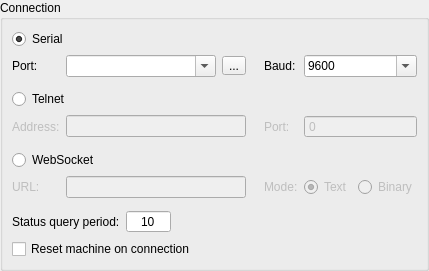
           <widget class="QWidget" name="pageConnection">
            <layout class="QVBoxLayout" name="verticalLayout_11" stretch="0,1">
             <property name="leftMargin">
              <number>0</number>
             </property>
             <property name="topMargin">
              <number>0</number>
             </property>
             <property name="rightMargin">
              <number>0</number>
             </property>
             <property name="bottomMargin">
              <number>0</number>
             </property>
             <item>
              <widget class="QGroupBox" name="grpConnection">
               <property name="title">
                <string>Connection</string>
               </property>
               <layout class="QVBoxLayout" name="verticalLayout">
                <item>
                 <layout class="QGridLayout" name="gridLayout_8" columnstretch="0,1,0,0,1">
                  <item row="4" column="4">
                   <widget class="QSpinBox" name="spbTelnetPort">
                    <property name="enabled">
                     <bool>false</bool>
                    </property>
                    <property name="buttonSymbols">
                     <enum>QAbstractSpinBox::NoButtons</enum>
                    </property>
                    <property name="maximum">
                     <number>65535</number>
                    </property>
                   </widget>
                  </item>
                  <item row="1" column="2">
                   <spacer name="horizontalSpacer_7">
                    <property name="orientation">
                     <enum>Qt::Horizontal</enum>
                    </property>
                    <property name="sizeType">
                     <enum>QSizePolicy::Fixed</enum>
                    </property>
                    <property name="sizeHint" stdset="0">
                     <size>
                      <width>6</width>
                      <height>20</height>
                     </size>
                    </property>
                   </spacer>
                  </item>
                  <item row="4" column="1">
                   <widget class="QLineEdit" name="txtTelnetAddress">
                    <property name="enabled">
                     <bool>false</bool>
                    </property>
                   </widget>
                  </item>
                  <item row="0" column="0" colspan="5">
                   <widget class="QRadioButton" name="radConnectionSerial">
                    <property name="text">
                     <string>Serial</string>
                    </property>
                    <property name="checked">
                     <bool>true</bool>
                    </property>
                   </widget>
                  </item>
                  <item row="6" column="0" colspan="5">
                   <widget class="QRadioButton" name="radConnectionWebSocket">
                    <property name="text">
                     <string>WebSocket</string>
                    </property>
                   </widget>
                  </item>
                  <item row="1" column="4">
                   <widget class="QComboBox" name="cboBaud">
                    <property name="editable">
                     <bool>true</bool>
                    </property>
                    <property name="currentText">
                     <string>9600</string>
                    </property>
                    <item>
                     <property name="text">
                      <string>9600</string>
                     </property>
                    </item>
                    <item>
                     <property name="text">
                      <string>14400</string>
                     </property>
                    </item>
                    <item>
                     <property name="text">
                      <string>19200</string>
                     </property>
                    </item>
                    <item>
                     <property name="text">
                      <string>38400</string>
                     </property>
                    </item>
                    <item>
                     <property name="text">
                      <string>57600</string>
                     </property>
                    </item>
                    <item>
                     <property name="text">
                      <string>115200</string>
                     </property>
                    </item>
                    <item>
                     <property name="text">
                      <string>250000</string>
                     </property>
                    </item>
                   </widget>
                  </item>
                  <item row="2" column="0">
                   <spacer name="verticalSpacer_9">
                    <property name="orientation">
                     <enum>Qt::Vertical</enum>
                    </property>
                    <property name="sizeType">
                     <enum>QSizePolicy::Fixed</enum>
                    </property>
                    <property name="sizeHint" stdset="0">
                     <size>
                      <width>0</width>
                      <height>6</height>
                     </size>
                    </property>
                   </spacer>
                  </item>
                  <item row="4" column="3">
                   <widget class="QLabel" name="label_34">
                    <property name="enabled">
                     <bool>false</bool>
                    </property>
                    <property name="text">
                     <string>Port:</string>
                    </property>
                   </widget>
                  </item>
                  <item row="1" column="0">
                   <widget class="QLabel" name="label">
                    <property name="text">
                     <string>Port:</string>
                    </property>
                   </widget>
                  </item>
                  <item row="1" column="1">
                   <layout class="QHBoxLayout" name="horizontalLayout_3" stretch="0,0">
                    <item>
                     <widget class="QComboBox" name="cboPort">
                      <property name="minimumSize">
                       <size>
                        <width>150</width>
                        <height>0</height>
                       </size>
                      </property>
                      <property name="editable">
                       <bool>true</bool>
                      </property>
                     </widget>
                    </item>
                    <item>
                     <widget class="QToolButton" name="cmdRefresh">
                      <property name="styleSheet">
                       <string notr="true">padding: 0 1 0 2;</string>
                      </property>
                      <property name="text">
                       <string>...</string>
                      </property>
                      <property name="icon">
                       <iconset resource="images.qrc">
                        <normaloff>:/images/restart.png</normaloff>:/images/restart.png</iconset>
                      </property>
                     </widget>
                    </item>
                   </layout>
                  </item>
                  <item row="7" column="1">
                   <widget class="QLineEdit" name="txtWebSocketUrl">
                    <property name="enabled">
                     <bool>false</bool>
                    </property>
                   </widget>
                  </item>
                  <item row="1" column="3">
                   <widget class="QLabel" name="label_2">
                    <property name="text">
                     <string>Baud:</string>
                    </property>
                   </widget>
                  </item>
                  <item row="4" column="0">
                   <widget class="QLabel" name="label_17">
                    <property name="enabled">
                     <bool>false</bool>
                    </property>
                    <property name="text">
                     <string>Address:</string>
                    </property>
                   </widget>
                  </item>
                  <item row="3" column="0" colspan="5">
                   <widget class="QRadioButton" name="radConnectionTelnet">
                    <property name="text">
                     <string>Telnet</string>
                    </property>
                   </widget>
                  </item>
                  <item row="7" column="0">
                   <widget class="QLabel" name="label_36">
                    <property name="enabled">
                     <bool>false</bool>
                    </property>
                    <property name="text">
                     <string>URL:</string>
                    </property>
                   </widget>
                  </item>
                  <item row="5" column="0">
                   <spacer name="verticalSpacer_13">
                    <property name="orientation">
                     <enum>Qt::Vertical</enum>
                    </property>
                    <property name="sizeType">
                     <enum>QSizePolicy::Fixed</enum>
                    </property>
                    <property name="sizeHint" stdset="0">
                     <size>
                      <width>0</width>
                      <height>6</height>
                     </size>
                    </property>
                   </spacer>
                  </item>
                  <item row="7" column="3">
                   <widget class="QLabel" name="label_37">
                    <property name="enabled">
                     <bool>false</bool>
                    </property>
                    <property name="text">
                     <string>Mode:</string>
                    </property>
                   </widget>
                  </item>
                  <item row="7" column="4">
                   <widget class="QWidget" name="widget_5" native="true">
                    <layout class="QHBoxLayout" name="horizontalLayout_11">
                     <property name="leftMargin">
                      <number>0</number>
                     </property>
                     <property name="topMargin">
                      <number>0</number>
                     </property>
                     <property name="rightMargin">
                      <number>0</number>
                     </property>
                     <property name="bottomMargin">
                      <number>0</number>
                     </property>
                     <item>
                      <widget class="QRadioButton" name="radWebSocketModeText">
                       <property name="enabled">
                        <bool>false</bool>
                       </property>
                       <property name="text">
                        <string>Text</string>
                       </property>
                       <property name="checked">
                        <bool>true</bool>
                       </property>
                      </widget>
                     </item>
                     <item>
                      <widget class="QRadioButton" name="radWebSocketModeBinary">
                       <property name="enabled">
                        <bool>false</bool>
                       </property>
                       <property name="text">
                        <string>Binary</string>
                       </property>
                      </widget>
                     </item>
                    </layout>
                   </widget>
                  </item>
                 </layout>
                </item>
                <item>
                 <spacer name="verticalSpacer_12">
                  <property name="orientation">
                   <enum>Qt::Vertical</enum>
                  </property>
                  <property name="sizeType">
                   <enum>QSizePolicy::Fixed</enum>
                  </property>
                  <property name="sizeHint" stdset="0">
                   <size>
                    <width>0</width>
                    <height>6</height>
                   </size>
                  </property>
                 </spacer>
                </item>
                <item>
                 <layout class="QHBoxLayout" name="horizontalLayout_14">
                  <item>
                   <widget class="QLabel" name="label_11">
                    <property name="text">
                     <string>Status query period:</string>
                    </property>
                    <property name="wordWrap">
                     <bool>true</bool>
                    </property>
                   </widget>
                  </item>
                  <item>
                   <widget class="QSpinBox" name="txtQueryStateTime">
                    <property name="font">
                     <font>
                      <pointsize>9</pointsize>
                     </font>
                    </property>
                    <property name="alignment">
                     <set>Qt::AlignCenter</set>
                    </property>
                    <property name="buttonSymbols">
                     <enum>QAbstractSpinBox::NoButtons</enum>
                    </property>
                    <property name="minimum">
                     <number>10</number>
                    </property>
                    <property name="maximum">
                     <number>99999</number>
                    </property>
                   </widget>
                  </item>
                  <item>
                   <spacer name="horizontalSpacer_9">
                    <property name="orientation">
                     <enum>Qt::Horizontal</enum>
                    </property>
                    <property name="sizeHint" stdset="0">
                     <size>
                      <width>40</width>
                      <height>20</height>
                     </size>
                    </property>
                   </spacer>
                  </item>
                 </layout>
                </item>
                <item>
                 <widget class="QCheckBox" name="chkResetOnConnection">
                  <property name="text">
                   <string>Reset machine on connection</string>
                  </property>
                 </widget>
                </item>
               </layout>
              </widget>
             </item>
             <item>
              <spacer name="verticalSpacer_2">
               <property name="orientation">
                <enum>Qt::Vertical</enum>
               </property>
               <property name="sizeHint" stdset="0">
                <size>
                 <width>0</width>
                 <height>0</height>
                </size>
               </property>
              </spacer>
             </item>
            </layout>
           </widget>
